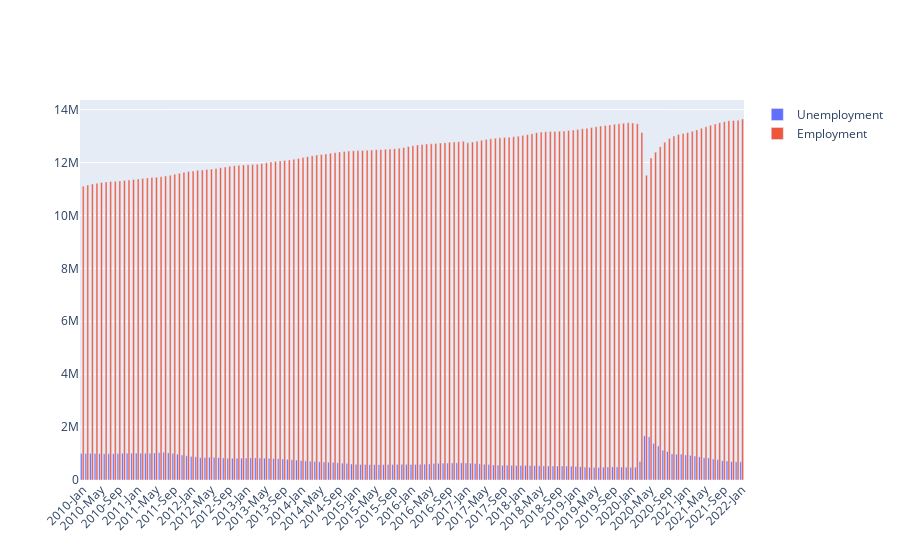

Notebook code cell kept with this figure:
### Markdown cell above
## Desemprego Vs Empregabilidade Raw

### Code cell
fig = go.Figure()
fig.add_trace(go.Bar(
    x=unemployment['year/month'],
    y=unemployment['unemployment'],
    name='Unemployment',
))
fig.add_trace(go.Bar(
    x=unemployment['year/month'],
    y=unemployment['employment'],
    name='Employment',
))

# Here we modify the tickangle of the xaxis, resulting in rotated labels.
fig.update_layout(barmode='group', xaxis_tickangle=-45)
fig.show()

### Figure 1 — Plotly figure (JSON) as saved in the notebook; plotly's stock layout.template omitted (floating-point values rounded to 4 significant figures; data arrays with more than 128 entries replaced by an {"elided": "..."} marker saying what was removed)
{"data": [{"name": "Unemployment", "type": "bar", "x": {"elided": "145 str values"}, "y": {"elided": "145 int values"}}, {"name": "Employment", "type": "bar", "x": {"elided": "145 str values"}, "y": {"elided": "145 int values"}}], "layout": {"barmode": "group", "xaxis": {"tickangle": -45}}}
